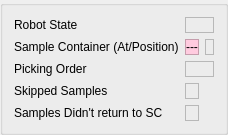
        <widget class="QGroupBox" name="robotStatusGroupBox">
         <property name="sizePolicy">
          <sizepolicy hsizetype="Fixed" vsizetype="Preferred">
           <horstretch>0</horstretch>
           <verstretch>0</verstretch>
          </sizepolicy>
         </property>
         <property name="title">
          <string/>
         </property>
         <layout class="QGridLayout" name="gridLayout">
          <item row="4" column="0">
           <widget class="QLabel" name="notReturnLabel">
            <property name="sizePolicy">
             <sizepolicy hsizetype="Preferred" vsizetype="Preferred">
              <horstretch>0</horstretch>
              <verstretch>0</verstretch>
             </sizepolicy>
            </property>
            <property name="text">
             <string>Samples Didn't return to SC</string>
            </property>
           </widget>
          </item>
          <item row="0" column="0">
           <widget class="QLabel" name="robotStateLabel">
            <property name="sizePolicy">
             <sizepolicy hsizetype="Preferred" vsizetype="Preferred">
              <horstretch>0</horstretch>
              <verstretch>0</verstretch>
             </sizepolicy>
            </property>
            <property name="text">
             <string>Robot State</string>
            </property>
           </widget>
          </item>
          <item row="1" column="0">
           <widget class="QLabel" name="SCLabel">
            <property name="text">
             <string>Sample Container (At/Position)</string>
            </property>
           </widget>
          </item>
          <item row="1" column="2" colspan="2">
           <widget class="QELabel" name="SCVal">
            <property name="cursor">
             <cursorShape>IBeamCursor</cursorShape>
            </property>
            <property name="frameShape">
             <enum>QFrame::StyledPanel</enum>
            </property>
            <property name="alignment">
             <set>Qt::AlignCenter</set>
            </property>
            <property name="variable" stdset="0">
             <string>I09R2-MO-MC1:ES-DIFF-STP-ROTX1.VAL</string>
            </property>
            <property name="variableAsToolTip">
             <bool>false</bool>
            </property>
            <property name="displayAlarmStateOption" stdset="0">
             <enum>QE::Never</enum>
            </property>
            <property name="precision">
             <number>0</number>
            </property>
            <property name="useDbPrecision">
             <bool>false</bool>
            </property>
            <property name="leadingZero">
             <bool>false</bool>
            </property>
            <property name="trailingZeros">
             <bool>false</bool>
            </property>
            <property name="addUnits">
             <bool>false</bool>
            </property>
           </widget>
          </item>
          <item row="2" column="0">
           <widget class="QLabel" name="pickingOrderLabel">
            <property name="sizePolicy">
             <sizepolicy hsizetype="Preferred" vsizetype="Preferred">
              <horstretch>0</horstretch>
              <verstretch>0</verstretch>
             </sizepolicy>
            </property>
            <property name="text">
             <string>Picking Order</string>
            </property>
           </widget>
          </item>
          <item row="3" column="0">
           <widget class="QLabel" name="skippedLabel">
            <property name="sizePolicy">
             <sizepolicy hsizetype="Preferred" vsizetype="Preferred">
              <horstretch>0</horstretch>
              <verstretch>0</verstretch>
             </sizepolicy>
            </property>
            <property name="text">
             <string>Skipped Samples</string>
            </property>
           </widget>
          </item>
          <item row="1" column="1">
           <widget class="QLabel" name="SCPos">
            <property name="cursor">
             <cursorShape>IBeamCursor</cursorShape>
            </property>
            <property name="styleSheet">
             <string notr="true">background-color: rgb(255, 203, 223);</string>
            </property>
            <property name="frameShape">
             <enum>QFrame::StyledPanel</enum>
            </property>
            <property name="text">
             <string>---</string>
            </property>
            <property name="alignment">
             <set>Qt::AlignCenter</set>
            </property>
           </widget>
          </item>
          <item row="0" column="1" colspan="3">
           <widget class="QELabel" name="robotStateVal">
            <property name="sizePolicy">
             <sizepolicy hsizetype="Preferred" vsizetype="Preferred">
              <horstretch>0</horstretch>
              <verstretch>0</verstretch>
             </sizepolicy>
            </property>
            <property name="cursor">
             <cursorShape>IBeamCursor</cursorShape>
            </property>
            <property name="frameShape">
             <enum>QFrame::StyledPanel</enum>
            </property>
            <property name="alignment">
             <set>Qt::AlignCenter</set>
            </property>
            <property name="variable" stdset="0">
             <string>ROBOT:CurrentState</string>
            </property>
            <property name="variableAsToolTip">
             <bool>false</bool>
            </property>
            <property name="displayAlarmStateOption" stdset="0">
             <enum>QE::Never</enum>
            </property>
            <property name="addUnits">
             <bool>false</bool>
            </property>
           </widget>
          </item>
          <item row="2" column="1" colspan="3">
           <widget class="QELabel" name="pickingOrderVal">
            <property name="sizePolicy">
             <sizepolicy hsizetype="Preferred" vsizetype="Preferred">
              <horstretch>0</horstretch>
              <verstretch>0</verstretch>
             </sizepolicy>
            </property>
            <property name="cursor">
             <cursorShape>IBeamCursor</cursorShape>
            </property>
            <property name="frameShape">
             <enum>QFrame::StyledPanel</enum>
            </property>
            <property name="frameShadow">
             <enum>QFrame::Plain</enum>
            </property>
            <property name="alignment">
             <set>Qt::AlignCenter</set>
            </property>
            <property name="variable" stdset="0">
             <string>$(P)PickingOrder</string>
            </property>
            <property name="variableSubstitutions" stdset="0">
             <string>P=MS:</string>
            </property>
            <property name="variableAsToolTip">
             <bool>false</bool>
            </property>
            <property name="displayAlarmStateOption" stdset="0">
             <enum>QE::Never</enum>
            </property>
            <property name="addUnits">
             <bool>false</bool>
            </property>
           </widget>
          </item>
          <item row="3" column="1">
           <widget class="QELabel" name="skippedVal">
            <property name="sizePolicy">
             <sizepolicy hsizetype="Preferred" vsizetype="Preferred">
              <horstretch>0</horstretch>
              <verstretch>0</verstretch>
             </sizepolicy>
            </property>
            <property name="cursor">
             <cursorShape>IBeamCursor</cursorShape>
            </property>
            <property name="frameShape">
             <enum>QFrame::StyledPanel</enum>
            </property>
            <property name="alignment">
             <set>Qt::AlignCenter</set>
            </property>
            <property name="variable" stdset="0">
             <string>$(P)SkippedSamples</string>
            </property>
            <property name="variableSubstitutions" stdset="0">
             <string>P=MS:</string>
            </property>
            <property name="variableAsToolTip">
             <bool>false</bool>
            </property>
            <property name="displayAlarmStateOption" stdset="0">
             <enum>QE::Never</enum>
            </property>
            <property name="addUnits">
             <bool>false</bool>
            </property>
           </widget>
          </item>
          <item row="4" column="1">
           <widget class="QELabel" name="notReturnVal">
            <property name="sizePolicy">
             <sizepolicy hsizetype="Preferred" vsizetype="Preferred">
              <horstretch>0</horstretch>
              <verstretch>0</verstretch>
             </sizepolicy>
            </property>
            <property name="cursor">
             <cursorShape>IBeamCursor</cursorShape>
            </property>
            <property name="frameShape">
             <enum>QFrame::StyledPanel</enum>
            </property>
            <property name="alignment">
             <set>Qt::AlignCenter</set>
            </property>
            <property name="variable" stdset="0">
             <string>$(P)NotReturnSamples</string>
            </property>
            <property name="variableSubstitutions" stdset="0">
             <string>P=MS:</string>
            </property>
            <property name="variableAsToolTip">
             <bool>false</bool>
            </property>
            <property name="displayAlarmStateOption" stdset="0">
             <enum>QE::Never</enum>
            </property>
            <property name="addUnits">
             <bool>false</bool>
            </property>
           </widget>
          </item>
          <item row="3" column="2" colspan="2">
           <widget class="QSimpleShape" name="skippedInd"/>
          </item>
          <item row="4" column="2" colspan="2">
           <widget class="QSimpleShape" name="notReturnInd"/>
          </item>
         </layout>
        </widget>
